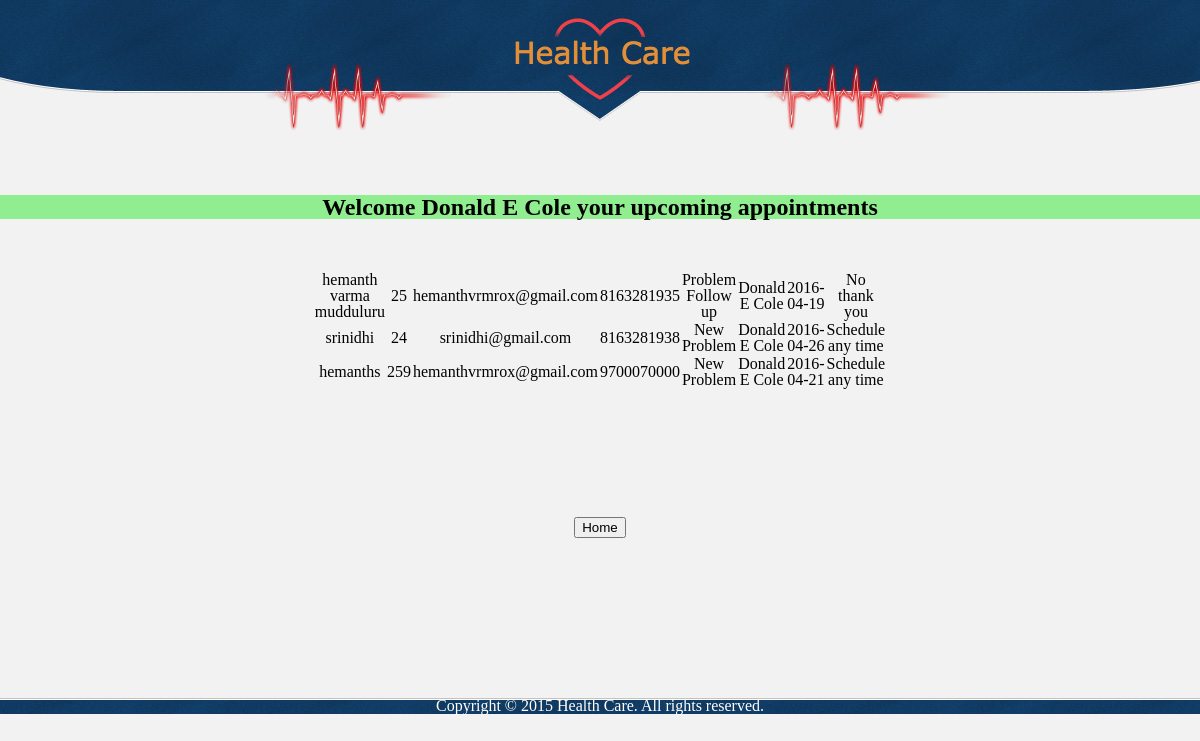
Screenshot of /donalde.php with the database file from the repository.
### tables this page shows
CREATE TABLE `appointment` (
  `fullName` varchar(40) NOT NULL,
  `age` int(3) NOT NULL,
  `email` varchar(40) NOT NULL,
  `phone` varchar(10) NOT NULL,
  `problem` varchar(40) NOT NULL,
  `doctor` varchar(40) NOT NULL,
  `date` date NOT NULL,
  `schedule` varchar(40) NOT NULL
);

### donalde.php (the view, shortened to what this page needs)
<!DOCTYPE html>
<html>
	<head>
		<link rel="stylesheet" type="text/css" href="healthcare.css">
	</head>
	<body>
		<div id="header">
		<div>
			<div>
				<span><img src="images/logo2.png" alt="" height="90" width="200" ></span>
				<a href="healthcare.html" class="logo"><img src="images/logo1.png" alt="Logo"></a>
				<span class="tagline"><img src="images/logo2.png" alt="" height="90" width="200" ></span>
			</div>
		</div>
	</div>
		<div id="main">
						<?php
						$servername = "localhost";
						$username = "root";
		                $password = "";
		                $dbname = "projectdb";
						$sql = "SELECT * FROM APPOINTMENT WHERE doctor='Donald E Cole'";
						$connection =new mysqli($servername, $username, $password, $dbname);
		                 try{
		                  	$result = $connection->query($sql);
		                    }catch (Exception $e){
			                 	echo("ERROE: " . $e->getMessage());
		                 	}
	                      ?>
	              <br /><br /><center>  <h2 style="background-color:lightgreen;">Welcome Donald E Cole your upcoming appointments</h2> <br /><br />
					<table>
	        <?php
		         while ($row = $result->fetch_assoc()){
		          print("<tr>");
		          foreach($row as $value){
			      print("<td>$value</td>");
		          }
		          print("</tr>");
	}
?>
</table></center>
		</div>
		<br />
		<br />
		<br />
		<br />
		<br />
		<br />
		<br />
		<br />
		<center><button onclick="window.location.href='healthcare.html'">Home</button></center>
		<br />
		<br />
		<br />
		<br />
		<br />
		<br />
		<br />
		<br />
		<br />
		<footer>
				<p class="footer">Copyright © 2015 Health Care. All rights reserved.</p>
		</footer>
	</body>
</html>

### healthcare.css (style rules this page uses)
body { background: #f2f2f2; font-family: 'OpenSans-Light'; font-weight: normal; line-height: 1; margin: 0; min-width: 960px; padding: 0; }
#header { background: url(images/bg-header.jpg) no-repeat top center; margin: 0; padding: 0; }
#header div { margin: 0 auto; overflow: hidden; padding: 0; width: 960px; }
#header div span { color: #fff; font-family: 'Arapey'; font-size: 14px; display: block; float: left; margin: 0; padding: 50px 49px 0 0; text-align: right; width: 331px; }
#header div .tagline { padding: 50px 0 0 49px; text-align: left; }
#header div a.logo { display: block; float: left; width: 200px; }
#header div a.logo img { border: 0; display: block; margin: 0; padding: 0; }
p { color: #191970; }
footer { background: url(images/bg-footer.jpg) repeat-x top left; text-align: center; left:0px; position: relative; width:100%; height:100%; clear: both; bottom:0px; }
p.footer { color: #FFFFFF; text-align: center; }
table,tr,td { border: 0px solid black; border-collapse: collapse; width:500px; text-align: center; }

### rows the page displays
appointment: fullName "hemanth varma mudduluru", age "25", email "hemanthvrmrox@gmail.com", phone "8163281935", problem "Problem Follow up", doctor "Donald E Cole", date "2016-04-19", schedule "No thank you"
appointment: fullName "srinidhi", age "24", email "srinidhi@gmail.com", phone "8163281938", problem "New Problem", doctor "Donald E Cole", date "2016-04-26", schedule "Schedule any time"
appointment: fullName "hemanths", age "259", email "hemanthvrmrox@gmail.com", phone "9700070000", problem "New Problem", doctor "Donald E Cole", date "2016-04-21", schedule "Schedule any time"
